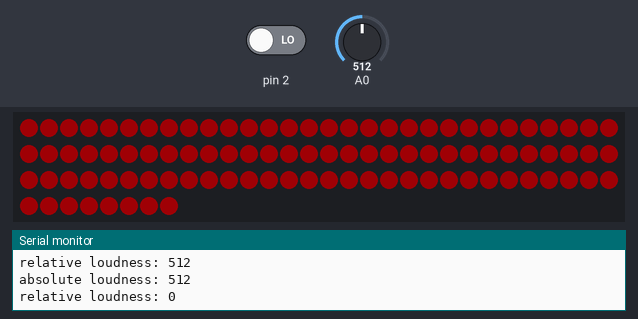
Recording of a sketch running on a simulated Arduino Uno, built with avr-gcc and run on an emulated ATmega328P. On the bench: 98 RGB LEDs in strip order, left to right, continuing on the next row, the last lines printed to the serial monitor. Inputs (shaded band) come from the test bench; at power-on: pin 2 LOW, A0 = 512. Dim RGB values are drawn brighter than linear.

Above: at 4.53 s.
4.9 s: pin 2 driven HIGH
At 8.02 s:
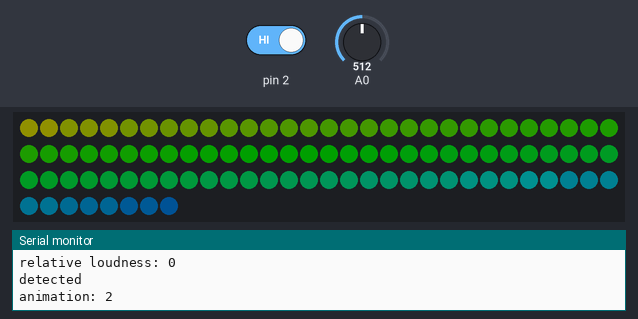
9.0 s: A0 set to 716
At 10.25 s:
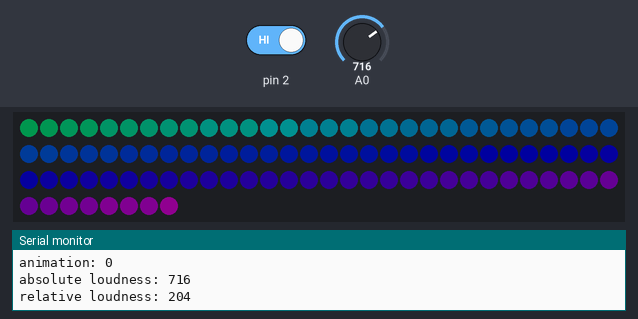
12.2 s: A0 set to 90
At 14.36 s:
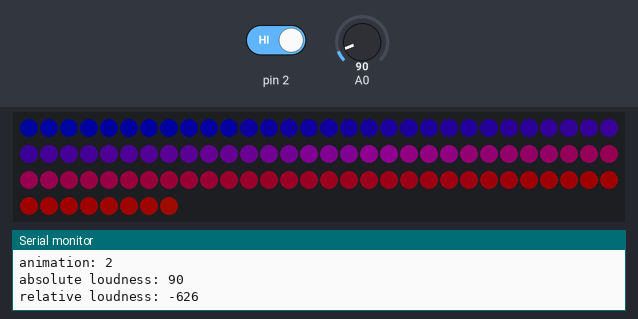
16.9 s: A0 set to 40
At 18.36 s:
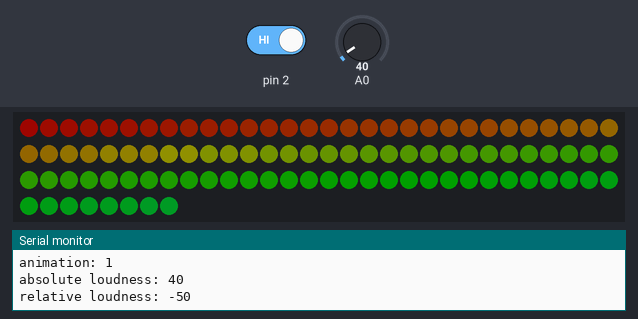
20.3 s: A0 set to 10
At 23.98 s:
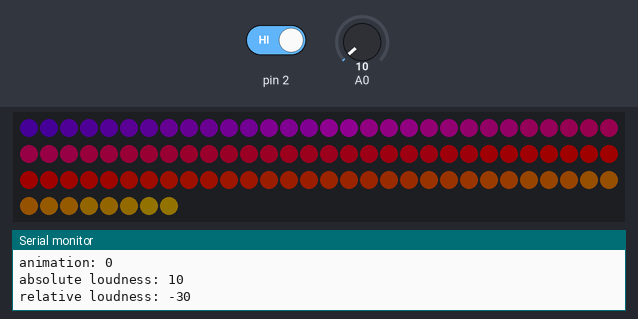
25.6 s: A0 set to 110
At 26.5 s:
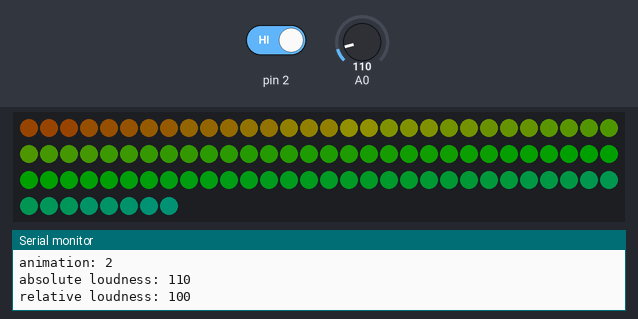

The sketch:

cheer_light.ino
```cpp
// (licence header left out)
#include "CheerLight.h"
#include "MsTimer2.h"

using namespace application;
CheerLight * light = CheerLight::getInstance();

void measureSensors() {
  light->measureSensors();
}

void setup() {
  // used for debugging
  Serial.begin(9600);
  while (!Serial);

  // setup PIR Sensor and Loudness Sensor's pin
  light->setPIRSensorPin(2);
  light->setLoudnessSensorPin(A0);

  // setup timer2 interrupt using MsTimer2 library
  MsTimer2::set(2000, measureSensors);
  MsTimer2::start();

  light->setup();
}

void loop() {
  light->loop();
}
```

CheerLight.cpp
```cpp
// (licence header left out)
#include "CheerLight.h"

using namespace application;
using namespace application::interface;
using namespace driver;
using namespace middleware;

CheerLight CheerLight::_instance;

void CheerLight::setup(void) {
  _ledStrip.begin();
  _ledStrip.setDelay(100);
  _ledStrip.setBrightness(32);
  _ledStrip.setColor(255, 0, 0);
  _pirSensor.init();
  _loudnessSensor.init();

  _pirSensor.addDelegate(&_detectedDelegate);
  _loudnessSensor.addDelegate(&_absoluteLoudnessDelegate);
  _loudnessSensor.addDelegate(&_relativeLoudnessDelegate);
}

void CheerLight::loop(void) {
  if (_animation == 0) {
     _ledStrip.blinking();
  } else if (_animation == 1) {
    _ledStrip.rainbow();
  } else {
    _ledStrip.breathing();
  }

  _ledStrip.setBrightness(32);
}

void CheerLight::setPIRSensorPin(uint8_t pin) {
  _pirSensor.setPin(pin);
}

void CheerLight::setLoudnessSensorPin(uint8_t pin) {
  _loudnessSensor.setPin(pin);
}

void CheerLight::measureSensors(void) {
  _pirSensor.measure();
  _loudnessSensor.measure();
}

void CheerLight::changeAnimation(void * args) {
  if (((PIRSensor *)args)->isDetected()) {
    Serial.println("detected");

    _animation = (_animation + 1) % 3;
    Serial.print("animation: ");
    Serial.println(_animation);
  }
}

void CheerLight::changeSpeed(void * args) {
  uint16_t loudness = ((LoudnessSensor *)args)->getAbsoluteLoudness();

  Serial.print("absolute loudness: ");
  Serial.println(loudness);

  _ledStrip.setDelay(1023 - loudness);
}

void CheerLight::changeColor(void * args) {
  int16_t loudness = ((LoudnessSensor *)args)->getRelativeLoudness();

  Serial.print("relative loudness: ");
  Serial.println(loudness);

  if (abs(loudness) < 50) {
    return;
  }

  static uint8_t r = 255;
  static uint8_t g = 0;
  static uint8_t b = 0;

  if (b < 255 && r == 255 && g == 0) {
    b = b + 10;
    if (b == 250) {
      b = 255;
    }
  } else if (b == 255 && r > 0 && g == 0) {
    r = r - 10;
    if (r == 5) {
      r = 0;
    }
  } else if (b == 255 && r == 0 && g < 255) {
    g = g + 10;
    if (g == 250) {
      g = 255;
    }
  } else if (b > 0 && r == 0 && g == 255) {
    b = b - 10;
    if (b == 5) {
      b = 0;
    }
  } else if (b == 0 && r < 255 && g == 0) {
    r = r + 10;
    if (r == 250){
      r = 255;
    }
  } else {
    g = g - 10;
    if (g == 5) {
      g = 0;
    }
  }

  _ledStrip.setColor(r,g,b);
}

CheerLight * CheerLight::getInstance(void) {
  return &_instance;
}

CheerLight::CheerLight(void)
  : _animation(0),
  _detectedDelegate(Delegate<CheerLight>(this, &CheerLight::changeAnimation)),
  _absoluteLoudnessDelegate(Delegate<CheerLight>(this, &CheerLight::changeSpeed)),
  _relativeLoudnessDelegate(Delegate<CheerLight>(this, &CheerLight::changeColor)) { }
```

CheerLight.h
```cpp
// (licence header left out)
#ifndef __CHEERLIGHT_H__
#define __CHEERLIGHT_H__

#include "Delegate.h"
#include "IApplication.h"
#include "LEDStrip.h"
#include "LoudnessSensor.h"
#include "PIRSensor.h"

namespace application {
  class CheerLight;
}

class application::CheerLight
  : public application::interface::IApplication {
public:
  void setup(void);
  void loop(void);

  void setPIRSensorPin(uint8_t pin);
  void setLoudnessSensorPin(uint8_t pin);
  void measureSensors(void);

  void changeAnimation(void * args);
  void changeSpeed(void * args);
  void changeColor(void * args);

  static application::CheerLight * getInstance(void);

protected:
  driver::LEDStrip        _ledStrip;
  driver::PIRSensor       _pirSensor;
  driver::LoudnessSensor  _loudnessSensor;

  uint8_t _animation;

  middleware::Delegate<application::CheerLight> _detectedDelegate;
  middleware::Delegate<application::CheerLight> _absoluteLoudnessDelegate;
  middleware::Delegate<application::CheerLight> _relativeLoudnessDelegate;

  CheerLight(void);
  static application::CheerLight _instance;
};

#endif // __CHEERLIGHT_H__
```

Delegate.h
```cpp
// (licence header left out)
#ifndef __DELEGATE_H__
#define __DELEGATE_H__

#include "IDelegate.h"

namespace middleware {
  template <typename T> class Delegate;
}

template <typename T>
class middleware::Delegate
  : public middleware::interface::IDelegate {
public:
  Delegate(T * object, void (T::*method)(void *));
  void invoke(void * args);

protected:
  T * _object;
  void (T::*_method)(void *);
};

template <typename T>
inline middleware::Delegate<T>::Delegate(T * object, void (T::*method)(void *))
  : _object(object), _method(method) { }

template <typename T>
inline void middleware::Delegate<T>::invoke(void * args) {
  (_object->*_method)(args);
}

#endif // __DELEGATE_H__
```

IApplication.h
```cpp
// (licence header left out)
#ifndef __IAPPLICATION_H__
#define __IAPPLICATION_H__

#include "Arduino.h"

namespace application {
  namespace interface {
    class IApplication;
  }
}

class application::interface::IApplication {
public:
  virtual void setup(void) = 0;
  virtual void loop(void) = 0;
};

#endif // __IAPPLICATION_H__
```

IDelegate.h
```cpp
// (licence header left out)
#ifndef __IDELEGATE_H__
#define __IDELEGATE_H__

#include "Arduino.h"

namespace middleware {
  namespace interface {
    class IDelegate;
  }
}

class middleware::interface::IDelegate {
public:
  virtual void invoke(void * args) = 0;
};

#endif // __IDELEGATE_H__
```

ISensor.h
```cpp
// (licence header left out)
#ifndef __ISENSOR_H__
#define __ISENSOR_H__

#include "Arduino.h"

namespace driver {
  namespace interface {
    class ISensor;
  }
}

class driver::interface::ISensor {
public:
  virtual bool init(void) = 0;
  virtual void measure(void) = 0;
};

#endif // __ISENSOR_H__
```

LEDStrip.cpp
```cpp
// (licence header left out)
#include "LEDStrip.h"

#define __NUMPIXELS 98
#define __PIN       6

using namespace driver;

LEDStrip::LEDStrip(void)
  : _strip(Adafruit_NeoPixel(__NUMPIXELS)) {
  }

void LEDStrip::begin() {
  _strip.begin();
}

void LEDStrip::setDelay(uint8_t delay) {
  _wait = delay;
}

void LEDStrip::setBrightness(uint8_t brightness) {
  _strip.setBrightness(brightness);
}

void LEDStrip::setColor(uint8_t r, uint8_t g, uint8_t b) {
  _color = _strip.Color(r, g, b);
}

void LEDStrip::rainbow(void) {
  uint16_t i, j;

  for(j = 0; j < 256; j++) {
    for(i = 0; i < _strip.numPixels(); i++) {
      _strip.setPixelColor(i, wheel((i + j) & 255));
    }
    _strip.show();
    delay(_wait / 10);
  }
}

//blinking
void LEDStrip::blinking(void) {
  uint8_t i, j, k;

  for (i = 0; i < 20; i++) {
    for (i = 0; i < _strip.numPixels(); i++) {
    _strip.setPixelColor(i, _color);
    }
    _strip.show();
    delay(_wait);

    for (i = 0; i < _strip.numPixels(); i++) {
    _strip.setPixelColor(i, 0);
    }
    _strip.show();
    delay(_wait);
  }
}

//breathing
void LEDStrip::breathing(void) {
  uint8_t i, j, k;
  for (j = 0; j < 100; ++j) {
    _strip.setBrightness(j);
    for (i = 0; i < _strip.numPixels(); ++i) {
      _strip.setPixelColor(i, _color);
    }

    _strip.show();
    delay(_wait / 10);
  }

  for (j = 100; j > 0; j--) {
    _strip.setBrightness(j);
    for (i = 0; i < _strip.numPixels(); ++i) {
      _strip.setPixelColor(i, _color);
    }

    _strip.show();
    delay(_wait / 10);
  }
}

// Input a value 0 to 255 to get a _strip.color value.
// The colours are a transition r - g - b - back to r.
uint32_t LEDStrip::wheel(byte WheelPos) {
  WheelPos = 255 - WheelPos;
  if(WheelPos < 85) {
    return _strip.Color(255 - WheelPos * 3, 0, WheelPos * 3);
  }
  if(WheelPos < 170) {
    WheelPos -= 85;
    return _strip.Color(0, WheelPos * 3, 255 - WheelPos * 3);
  }
  WheelPos -= 170;
  return _strip.Color(WheelPos * 3, 255 - WheelPos * 3, 0);
}
```

LEDStrip.h
```cpp
// (licence header left out)
#ifndef __LEDSTRIP_H__
#define __LEDSTRIP_H__

#include "Arduino.h"
#include "Adafruit_NeoPixel.h"
#include "ISensor.h"

namespace driver {
  class LEDStrip;
}

class driver::LEDStrip {
public:

  LEDStrip(void);

  void begin();
  void setDelay(uint8_t delay);
  void setBrightness(uint8_t brightness);
  void setColor(uint8_t r, uint8_t g, uint8_t b);

  void rainbow(void);
  void blinking(void);
  void breathing(void);

protected:
  Adafruit_NeoPixel _strip;

  uint32_t _color;
  uint16_t _wait;

  uint32_t wheel(byte WheelPos);
};


#endif // __LEDSTRIP_H__
```

LoudnessSensor.cpp
```cpp
// (licence header left out)
#include "LoudnessSensor.h"

using namespace driver;
using namespace driver::interface;
using namespace middleware::interface;

LoudnessSensor::LoudnessSensor(void)
  : _pin(0), _absoluteLoudness(0), _relativeLoudness(0) { }


bool LoudnessSensor::init(void) {
  return true;
}

void LoudnessSensor::measure(void) {
  uint16_t loudness = analogRead(_pin);

  _relativeLoudness = loudness - _absoluteLoudness;
  _absoluteLoudness = loudness;

  invokeAllDelegates();
}

void LoudnessSensor::setPin(uint8_t pin) {
  _pin = pin;
}

void LoudnessSensor::addDelegate(IDelegate * delegate) {
  _delegates.push_back(delegate);
}

uint16_t LoudnessSensor::getAbsoluteLoudness(void) {
  return _absoluteLoudness;
}

int16_t LoudnessSensor::getRelativeLoudness(void) {
  return _relativeLoudness;
}

void LoudnessSensor::invokeAllDelegates(void) {
  for (uint8_t i = 0; i < _delegates.size(); ++i) {
    _delegates[i]->invoke(this);
  }
}
```

LoudnessSensor.h
```cpp
// (licence header left out)
#ifndef __LOUDNESSSENSOR_H__
#define __LOUDNESSSENSOR_H__

#include "IDelegate.h"
#include "ISensor.h"
#include "Vector.h"

namespace driver {
  class LoudnessSensor;
}

class driver::LoudnessSensor
  : public driver::interface::ISensor {
public:
  LoudnessSensor(void);

  bool init(void);
  void measure(void);

  void setPin(uint8_t pin);
  void addDelegate(middleware::interface::IDelegate * delegate);

  uint16_t getAbsoluteLoudness(void);
  int16_t getRelativeLoudness(void);

protected:
  uint16_t _absoluteLoudness;
  uint16_t _relativeLoudness;

  uint8_t _pin;
  Vector<middleware::interface::IDelegate *> _delegates;

  void invokeAllDelegates(void);
};

#endif // __LOUDNESSSENSOR_H__
```

PIRSensor.cpp
```cpp
// (licence header left out)
#include "PIRSensor.h"

using namespace driver;
using namespace driver::interface;
using namespace middleware::interface;

PIRSensor::PIRSensor()
  : _pin(0), _detected(false) { }

bool PIRSensor::init(void) {
  return true;
}

void PIRSensor::measure(void) {
  _detected = digitalRead(_pin);
  invokeAllDelegates();
}

void PIRSensor::setPin(uint8_t pin) {
  _pin = pin;
}

void PIRSensor::addDelegate(IDelegate * delegate) {
  _delegates.push_back(delegate);
}

bool PIRSensor::isDetected(void) {
  return _detected;
}

void PIRSensor::invokeAllDelegates(void) {
  for (uint8_t i = 0; i < _delegates.size(); ++i) {
    _delegates[i]->invoke(this);
  }
}
```

PIRSensor.h
```cpp
// (licence header left out)
#ifndef __PIRSENSOR_H__
#define __PIRSENSOR_H__

#include "IDelegate.h"
#include "ISensor.h"
#include "Vector.h"

namespace driver {
  class PIRSensor;
}

class driver::PIRSensor
  : public driver::interface::ISensor {
public:
  PIRSensor();

  bool init(void);
  void measure(void);

  void setPin(uint8_t pin);
  void addDelegate(middleware::interface::IDelegate * delegate);

  bool isDetected(void);

protected:
  bool _detected;

  uint8_t _pin;
  Vector<middleware::interface::IDelegate *> _delegates;

  void invokeAllDelegates(void);
};

#endif // __PIRSENSOR_H__
```

Measured:
- after the input at 9.0 s, the LEDs: first differ from a run without the input after 1.1 s (image 2)
- after the input at 25.6 s, the LEDs: first differ from a run without the input after 0.74 s (image 6)
